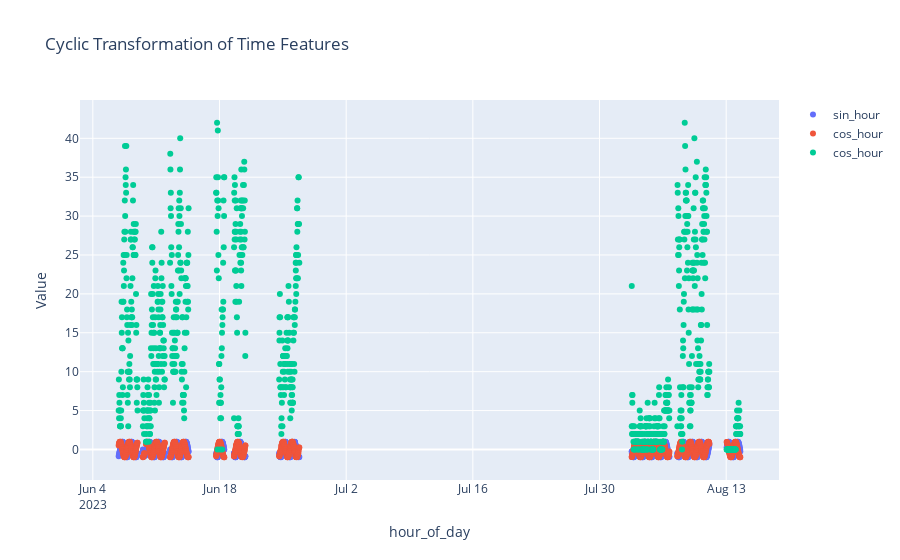

Notebook code cell kept with this figure:
### Code cell
fig = go.Figure()

# Plot for hour_of_day cyclic transformation
fig.add_trace(go.Scatter(x=data_df.index.values, y=data_df['sin_hour'], mode='markers', name='sin_hour'))
fig.add_trace(go.Scatter(x=data_df.index.values, y=data_df['cos_hour'], mode='markers', name='cos_hour'))
fig.add_trace(go.Scatter(x=data_df.index.values, y=data_df['car_count'], mode='markers', name='cos_hour'))

fig.update_layout(title='Cyclic Transformation of Time Features', xaxis_title='hour_of_day', yaxis_title='Value')
fig.show()

### Figure 1 — Plotly figure (JSON) as saved in the notebook; plotly's stock layout.template omitted (floating-point values rounded to 4 significant figures; data arrays with more than 128 entries replaced by an {"elided": "..."} marker saying what was removed)
{"data": [{"mode": "markers", "name": "sin_hour", "type": "scatter", "x": {"elided": "968 str values"}, "y": {"elided": "968 float values"}}, {"mode": "markers", "name": "cos_hour", "type": "scatter", "x": {"elided": "968 str values"}, "y": {"elided": "968 float values"}}, {"mode": "markers", "name": "cos_hour", "type": "scatter", "x": {"elided": "968 str values"}, "y": {"elided": "968 int values"}}], "layout": {"title": {"text": "Cyclic Transformation of Time Features"}, "xaxis": {"title": {"text": "hour_of_day"}}, "yaxis": {"title": {"text": "Value"}}}}
